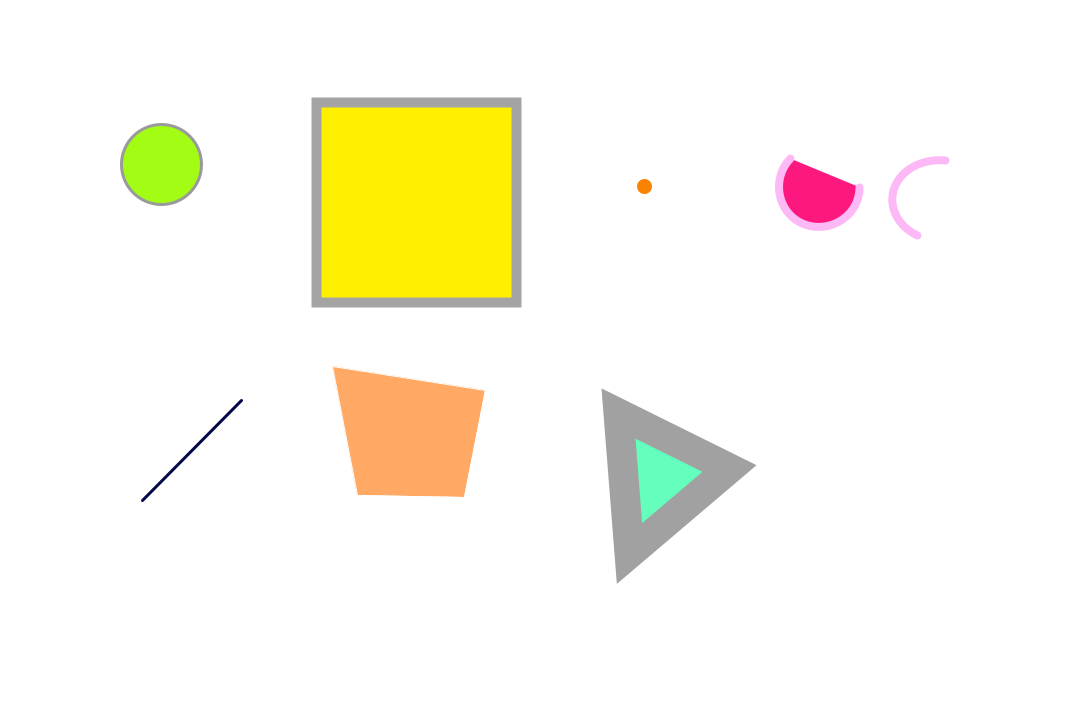
Frame 1 (no input)
Frame 60 (the mouse pressed at the canvas centre just before this capture): identical to frame 1, image omitted
Frame 120 (the mouse held since frame 60 and released just before this capture): identical to frame 1, image omitted

The Processing sketch that drew this single still picture (run headless with seeded random() and noise(); from frame 60 on, the mouse is pressed at the canvas centre):

// Processing sketch: basicShape_01
// ── basicShape_01.pde
void setup() {
  size(1080, 720);
  pixelDensity(2);
}

void draw() {
  background(255);
  strokeWeight(3);
  stroke(154);
  fill(162, 252, 20);
  ellipse(161, 164, 80, 80);

  strokeWeight(10);
  stroke(164);
  fill(255, 240, 0);
  rect(316, 102, 200, 200);

  strokeWeight(15);
  stroke(250,130,1);
  fill(255, 100, 200);
  point(644, 186);

  strokeWeight(8);
  stroke(252,185,245);
  fill(252, 24, 126);
  arc(819, 187, 80, 80, 0, PI+QUARTER_PI, OPEN);
  noFill();
  arc(940, 200, 95, 80, 2.07, 4.834);

  strokeWeight(3);
  stroke(3,7,71);
  fill(255, 100, 200);
  line(241,400,142,500);

  strokeWeight(1);
  stroke(255);
  fill(255, 169, 100);
  quad(332, 366, 485, 390, 464, 497, 357, 495);

  strokeWeight(30);
  stroke(161);
  fill(100, 255, 188);
  triangle(618, 413, 729, 468, 629, 553);
}
